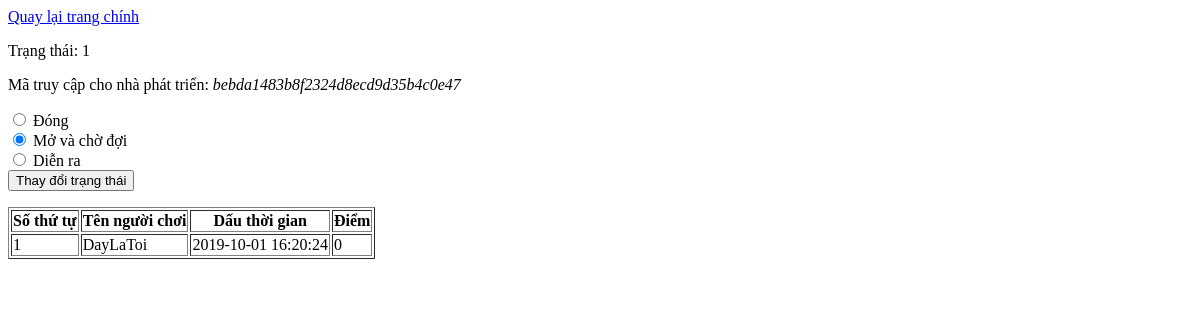
Before: /admin/modify_round.php?k=love (signed in) with the older database file.
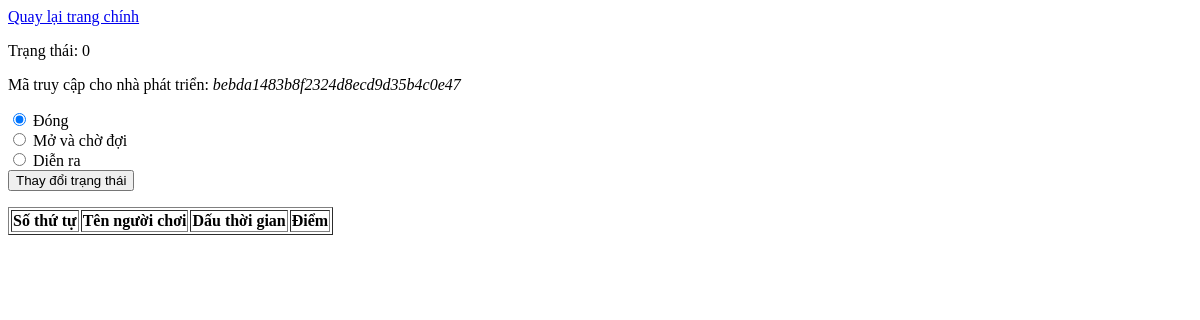
After: the same page with the newer database file.
### tables this page shows
CREATE TABLE IF NOT EXISTS `daisy_round_collection` (
  `collection` int(11) DEFAULT NULL COMMENT 'Bộ sưu tập vòng chơi',
  `description` text DEFAULT 'Không có mô tả' COMMENT 'Mô tả của mỗi vòng chơi',
  `status` tinyint(4) DEFAULT NULL COMMENT 'Trạng thái vòng chơi 0: Chưa sẵn sàng, 1: Sẵn sàng nhận thành viên; 2 đang chơi',
  `round` varchar(6) DEFAULT NULL COMMENT 'Mã vòng chơi',
  `admin_id` int(11) DEFAULT NULL COMMENT 'Admin đã tạo ra vòng chơi này',
  `question_no` int(11) DEFAULT NULL COMMENT 'Số thứ tự câu hỏi hiện tại',
  `access_token` varchar(32) DEFAULT 'has923$$uva_2931_2-2192' COMMENT 'Mã dành cho nhà phát triển',
  UNIQUE KEY `round` (`round`),
  UNIQUE KEY `access_token` (`access_token`),
  KEY `collection` (`collection`),
  KEY `admin_id` (`admin_id`),
  CONSTRAINT `FK_daisy_round_collection_daisy_admin_login` FOREIGN KEY (`admin_id`) REFERENCES `daisy_admin_login` (`id`) ON DELETE CASCADE,
  CONSTRAINT `FK_daisy_round_collection_daisy_collection` FOREIGN KEY (`collection`) REFERENCES `daisy_collection` (`id`) ON DELETE CASCADE
);

CREATE TABLE IF NOT EXISTS `daisy_player_round` (
  `name` varchar(32) DEFAULT NULL,
  `created_time` timestamp NULL DEFAULT current_timestamp(),
  `token` varchar(32) DEFAULT NULL,
  `round` varchar(6) DEFAULT NULL,
  `score` int(11) DEFAULT NULL,
  UNIQUE KEY `name` (`name`),
  UNIQUE KEY `token` (`token`),
  KEY `round` (`round`),
  CONSTRAINT `FK_daisy_player_round_daisy_round_collection` FOREIGN KEY (`round`) REFERENCES `daisy_round_collection` (`round`) ON DELETE CASCADE
);

### admin/modify_round.php (the view, shortened to what this page needs)
<?php
	function getStatus ($conn, $round) {
		$sql = "SELECT status, access_token FROM daisy_round_collection WHERE round='$round'";
		$result = $conn->query ($sql);
		$result = $result->fetch_assoc ();
		return $result;
	}
	function findLoggedPlayer ($conn, $round) {
		$sql = "SELECT name, created_time, score FROM daisy_player_round WHERE round='$round' ORDER BY score DESC";
		$result = $conn->query ($sql);
		$list = [];
		while ($row = $result->fetch_assoc ()){
			$list[] = $row;
		}
		return $list;
	}
	$round = $_GET['k'];
	$conn = db_connect ();
	$result = findLoggedPlayer ($conn, $round);
	$statusTuple = getStatus ($conn, $round);
	$status = $statusTuple['status'];
	$token = $statusTuple['access_token'];
?>
<html>
	<head>
		<link href="./index.css" rel="stylesheet" type="text/css">
	</head>
	<body>
		<p> <a href="dashboard.php">Quay lại trang chính </a></p>
		<p>Trạng thái: <?php echo $status;?></p>
		<p>Mã truy cập cho nhà phát triển: <i> <?php echo $token;?> </i></p>
		<form action="modify_round.php?k=<?php echo $round;?>" method="post">
			<input type="radio" name="change" value="0" <?php echo ($status==0?'checked':'');?>> Đóng <br>
			<input type="radio" name="change" value="1" <?php echo ($status==1?'checked':'');?>> Mở và chờ đợi <br>
			<input type="radio" name="change" value="2" <?php echo ($status==2?'checked':'');?>> Diễn ra <br>
			<input type="submit" value="Thay đổi trạng thái">
		</form>
		<div class="container">
			<table border="1">
				<tr>
					<th>Số thứ tự</th>
					<th>Tên người chơi</th>
					<th>Dấu thời gian</th>
					<th>Điểm </th>
				</tr>
				<?php
					$cnt = 0;
					foreach ($result as $each) {
						$cnt ++;
						echo "<tr>";
							echo "<td>".$cnt."</td>";
							echo "<td>".$each['name']."</td>";
							echo "<td>".$each['created_time']."</td>";
							echo "<td>".$each['score']."</td>";
						echo "</tr>";
					}
				?>
			</table>
		</div>
	</body>
</html>

Changed rows visible on the page:
removed daisy_player_round: name "DayLaToi", created_time "2019-10-01 16:20:24", score "0"
changed daisy_round_collection "bebda1483b8f2324d8ecd9d35b4c0e47": status "1" → "0"; status "☐" → "☑"; status "☑" → "☐"
